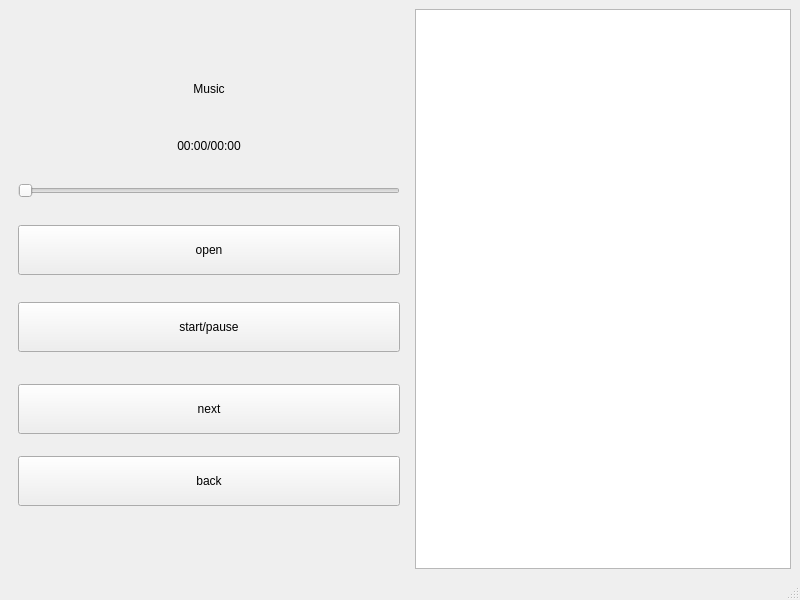
<?xml version="1.0" encoding="UTF-8"?>
<ui version="4.0">
 <class>music</class>
 <widget class="QMainWindow" name="music">
  <property name="geometry">
   <rect>
    <x>0</x>
    <y>0</y>
    <width>800</width>
    <height>600</height>
   </rect>
  </property>
  <property name="windowTitle">
   <string>MainWindow</string>
  </property>
  <widget class="QWidget" name="centralwidget">
   <layout class="QHBoxLayout" name="horizontalLayout">
    <item>
     <widget class="QWidget" name="widget" native="true">
      <property name="minimumSize">
       <size>
        <width>400</width>
        <height>500</height>
       </size>
      </property>
      <property name="maximumSize">
       <size>
        <width>16777215</width>
        <height>500</height>
       </size>
      </property>
      <layout class="QVBoxLayout" name="verticalLayout">
       <item>
        <widget class="QLabel" name="label">
         <property name="maximumSize">
          <size>
           <width>16777215</width>
           <height>40</height>
          </size>
         </property>
         <property name="text">
          <string>Music</string>
         </property>
         <property name="alignment">
          <set>Qt::AlignCenter</set>
         </property>
        </widget>
       </item>
       <item>
        <widget class="QLabel" name="timelabel">
         <property name="maximumSize">
          <size>
           <width>16777215</width>
           <height>20</height>
          </size>
         </property>
         <property name="text">
          <string>00:00/00:00</string>
         </property>
         <property name="alignment">
          <set>Qt::AlignCenter</set>
         </property>
        </widget>
       </item>
       <item>
        <widget class="QSlider" name="horizontalSlider">
         <property name="orientation">
          <enum>Qt::Horizontal</enum>
         </property>
        </widget>
       </item>
       <item>
        <widget class="QPushButton" name="open">
         <property name="minimumSize">
          <size>
           <width>0</width>
           <height>50</height>
          </size>
         </property>
         <property name="text">
          <string>open</string>
         </property>
        </widget>
       </item>
       <item>
        <widget class="QPushButton" name="play">
         <property name="minimumSize">
          <size>
           <width>0</width>
           <height>50</height>
          </size>
         </property>
         <property name="text">
          <string>start/pause</string>
         </property>
        </widget>
       </item>
       <item>
        <widget class="QPushButton" name="pushButton">
         <property name="minimumSize">
          <size>
           <width>0</width>
           <height>50</height>
          </size>
         </property>
         <property name="maximumSize">
          <size>
           <width>16777215</width>
           <height>40</height>
          </size>
         </property>
         <property name="text">
          <string>next</string>
         </property>
        </widget>
       </item>
       <item>
        <widget class="QPushButton" name="back">
         <property name="minimumSize">
          <size>
           <width>0</width>
           <height>50</height>
          </size>
         </property>
         <property name="text">
          <string>back</string>
         </property>
        </widget>
       </item>
      </layout>
     </widget>
    </item>
    <item>
     <widget class="QListWidget" name="listWidget"/>
    </item>
   </layout>
  </widget>
  <widget class="QMenuBar" name="menubar">
   <property name="geometry">
    <rect>
     <x>0</x>
     <y>0</y>
     <width>800</width>
     <height>22</height>
    </rect>
   </property>
  </widget>
  <widget class="QStatusBar" name="statusbar"/>
 </widget>
 <resources/>
 <connections/>
</ui>
